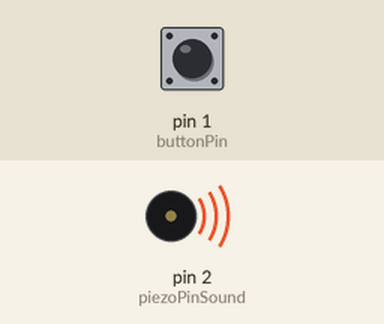
Bench run of a sketch on a simulated Arduino Uno, built with avr-gcc and run on an emulated ATmega328P. Parts: buzzer (waves = sounding). Inputs (shaded band) come from the test bench; at power-on: pin 1 (buttonPin) LOW.

Above: at 1.8 s.
1.9 s: pin 1 (buttonPin) pulled HIGH for 0.6 s
At 2.5 s:
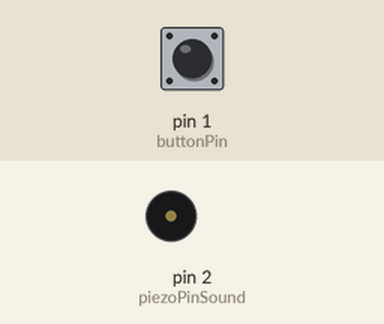
4.0 s: pin 1 (buttonPin) pulled HIGH for 1 s
At 4.4 s:
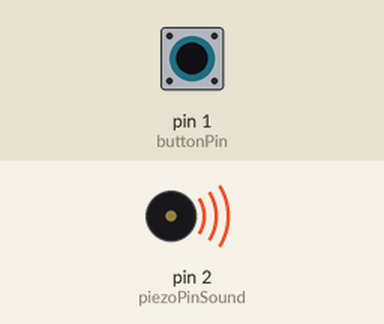
Timing chart, 0 to 7.0 s (numbered marks = the images above; inputs shaded):
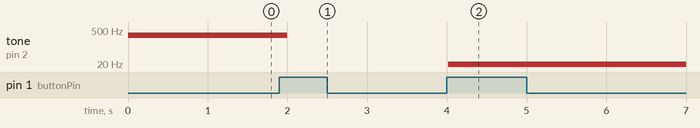

Measured:
- after the input at 1.9 s, tone on pin 2 (piezoPinSound): 300 Hz → silent after 0.10 s
- after the input at 4.0 s, tone on pin 2 (piezoPinSound): silent → 10 Hz at once

The sketch:

CHIRP-ATTinysaurous.ino
```cpp
//This program uses a button to change states which controls a piezo buzzer
//The name comes from it sounding like a bird when you boop them on the nose (button)

//variables for the piezo sound/buzzer/output
const int piezoPinSound = 2;
int piezoValues;

//variables for the button/input
int buttonPin = 1;
boolean buttonState = false;
boolean prevButtonState = false;


int switchVal = 1;


void setup() {
  pinMode(buttonPin, INPUT);

}

void loop() {

  //uses the debounce function to set the buttonState variable
  buttonState = Debounce(buttonPin, prevButtonState);

  // changes the states when the button is pressed
  if (buttonState == HIGH && prevButtonState == LOW) {
    switchVal = switchVal + 1;
    if (switchVal == 3) {
      switchVal = 0;
    }
  }

  switch (switchVal) {

    case 0: // high pitch sound
      //digitalWrite(2, HIGH);
      tone (2, 10);
      delay(500);
      noTone(2);
      //delay(1000);
      break;

    case 1: //low pitch sound
      //digitalWrite(2, LOW);
      tone(2, 300);
      delay(500);
      noTone(2);
      //delay(1000);
      break;

      case 2:// no sound
      tone(2,0);
      delay(500);
      noTone(2);
      break;
  }
  prevButtonState = buttonState;
}

// function that allows the button to act when pressed once and again when pressed again
boolean Debounce (int aRandomButtonPin, boolean aPrevButtonState) {
  boolean aButtonState = digitalRead(aRandomButtonPin);
  if (aButtonState != aPrevButtonState) {
    delay(5);
    aButtonState = digitalRead(aRandomButtonPin);
  }
  return aButtonState;
}
```
